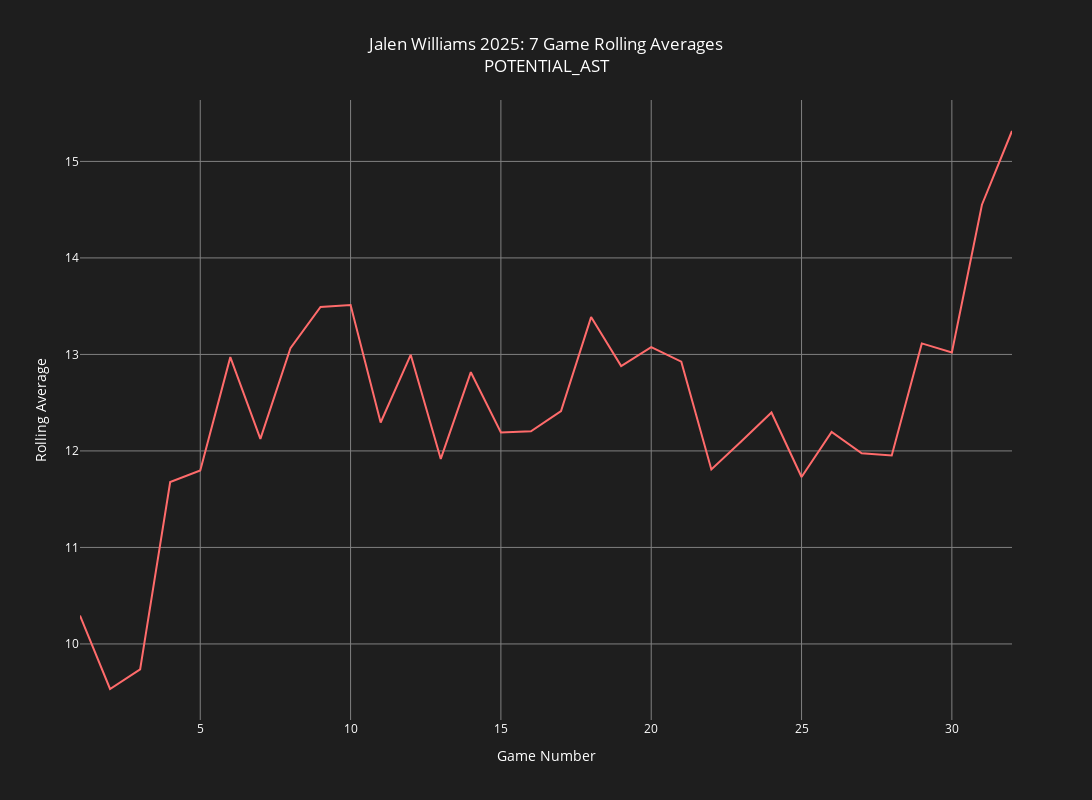

The notebook cell this image was saved under:
### Code cell
import pandas as pd
import numpy as np
import plotly.graph_objects as go

def category_rolling_averages(player_id, start_year, end_year, categories, rolling_window, selected_rate):
    """
    Create a Plotly visualization of a player's rolling averages for selected categories.
    
    Parameters:
    - player_id (int): The unique ID of the player to highlight.
    - start_year (int): Beginning of the year range.
    - end_year (int): End of the year range (inclusive).
    - categories (list): List of statistical categories to visualize.
    - rolling_window (int): Window size for the rolling average.
    - selected_rate (str): Rate of statistic ('Per 100' or 'Per Game').
    
    Returns:
    - Plotly Figure object.
    """
    # Fetch and combine data for the specified year range
    columns_to_read = ['POSS', 'GP', 'PLAYER_NAME', 'TEAM_ABBREVIATION', 'MIN', 'PLAYER_ID']
    columns_to_read.extend(categories)
    frames = []
    for year in range(start_year, end_year + 1):
        file_path = f'https://raw.githubusercontent.com/gabriel1200/player_sheets/refs/heads/master/game_report/year_files/{year}_games.csv'
        df = pd.read_csv(file_path,usecols=columns_to_read)
        df['year'] = year
        df['PLAYER_ID'] = df['PLAYER_ID'].astype(int)
        frames.append(df)
    data = pd.concat(frames)
    
    
    # Filter by player
    player_data = data[data['PLAYER_ID'] == player_id].reset_index(drop=True)
    name=player_data['PLAYER_NAME'].iloc[0]
    gamedays = [i for i in range(1, len(player_data) + 1)]
    player_data['gameday'] = gamedays
    
    # Apply rate conversion
    for cat in categories:
        if selected_rate == 'Per 100':
            player_data[cat] = 100 * player_data[cat] / player_data['POSS']
        elif selected_rate == 'Per Game':
            player_data[cat] = player_data[cat] / player_data['GP']
    
    # Compute rolling averages
    rolling_data = player_data[['gameday'] + categories].copy()
    for cat in categories:
        rolling_data[cat] = rolling_data[cat].rolling(window=rolling_window, min_periods=1).mean()
    
    # Plot data
    traces = []
    color_palette = ['#FF6B6B', '#4ECDC4', '#45B7D1', '#FDCB6E']
    
    for i, cat in enumerate(categories):
        traces.append(go.Scatter(
            x=rolling_data['gameday'],
            y=rolling_data[cat],
            mode='lines',
            name=cat,
            line=dict(color=color_palette[i % len(color_palette)], width=2),
            hovertemplate=f"<b>Game</b>: {{x}}<br><b>{cat} (Rolling Avg)</b>: {{y:.2f}}<extra></extra>"
        ))
    
    layout = go.Layout(
        title={
            'text': f'{name} {start_year}: {str(rolling_window)} Game Rolling Averages<br>'+categories[-1],
            'x': 0.5,
            'xanchor': 'center',
            'font': {'color': 'white'}
        },
        xaxis=dict(
            title='Game Number',
            titlefont=dict(color='white'),
            tickfont=dict(color='white'),
            gridcolor='gray',
            zerolinecolor='gray'
        ),
        yaxis=dict(
            title='Rolling Average',
            titlefont=dict(color='white'),
            tickfont=dict(color='white'),
            gridcolor='gray',
            zerolinecolor='gray'
        ),
        paper_bgcolor='#1e1e1e',  # Dark background
        plot_bgcolor='#1e1e1e',   # Dark background
        hovermode='x unified',
        width=1100,
        height=800,
        legend=dict(
            font=dict(color='white'),
            bgcolor='#1e1e1e',
            bordercolor='gray',
            borderwidth=1
        )
    )
    
    fig = go.Figure(data=traces, layout=layout)
    return fig

# Example usage
player_id =1631114
start_year = 2025
end_year = 2025
categories = [ 'POTENTIAL_AST']
rolling_window = 7
selected_rate = 'Per 100'

fig = category_rolling_averages(player_id, start_year, end_year, categories, rolling_window, selected_rate)
fig.show()

### Figure 1 — Plotly figure (JSON) as saved in the notebook; plotly's stock layout.template omitted (floating-point values rounded to 4 significant figures)
{"data": [{"hovertemplate": "<b>Game</b>: {x}<br><b>POTENTIAL_AST (Rolling Avg)</b>: {y:.2f}<extra></extra>", "line": {"color": "#FF6B6B", "width": 2}, "mode": "lines", "name": "POTENTIAL_AST", "type": "scatter", "x": [1, 2, 3, 4, 5, 6, 7, 8, 9, 10, 11, 12, 13, 14, 15, 16, 17, 18, 19, 20, 21, 22, 23, 24, 25, 26, 27, 28, 29, 30, 31, 32], "y": [10.29, 9.533, 9.737, 11.68, 11.8, 12.97, 12.12, 13.06, 13.49, 13.51, 12.29, 13.0, 11.92, 12.82, 12.19, 12.2, 12.41, 13.39, 12.88, 13.07, 12.92, 11.81, 12.1, 12.4, 11.73, 12.2, 11.98, 11.95, 13.11, 13.02, 14.55, 15.32]}], "layout": {"height": 800, "hovermode": "x unified", "legend": {"bgcolor": "#1e1e1e", "bordercolor": "gray", "borderwidth": 1, "font": {"color": "white"}}, "paper_bgcolor": "#1e1e1e", "plot_bgcolor": "#1e1e1e", "title": {"font": {"color": "white"}, "text": "Jalen Williams 2025: 7 Game Rolling Averages<br>POTENTIAL_AST", "x": 0.5, "xanchor": "center"}, "width": 1100, "xaxis": {"autorange": true, "gridcolor": "gray", "range": [1, 32], "tickfont": {"color": "white"}, "title": {"font": {"color": "white"}, "text": "Game Number"}, "type": "linear", "zerolinecolor": "gray"}, "yaxis": {"autorange": true, "gridcolor": "gray", "range": [9.212, 15.64], "tickfont": {"color": "white"}, "title": {"font": {"color": "white"}, "text": "Rolling Average"}, "type": "linear", "zerolinecolor": "gray"}}}
